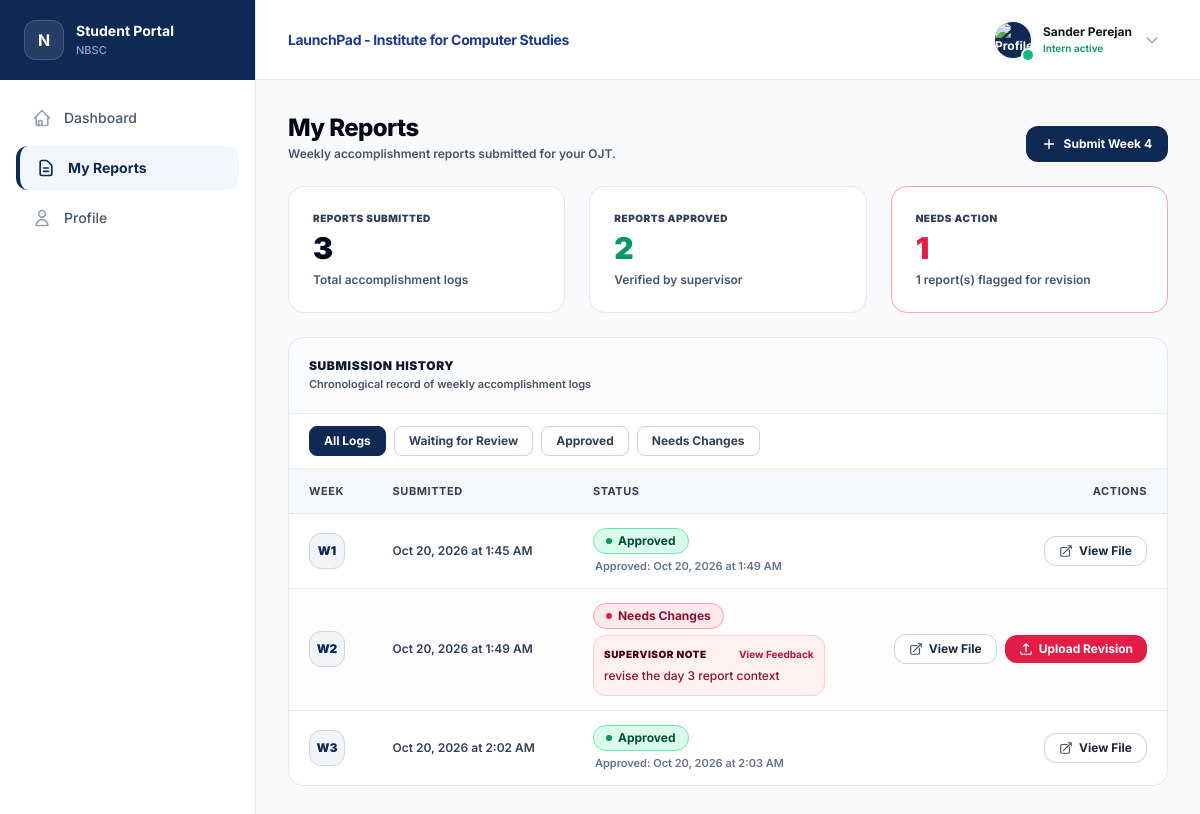
The page /reports.php (signed in) on the database its author committed.
### tables this page shows
CREATE TABLE `reports` (
  `id` int(11) NOT NULL,
  `student_id` int(11) NOT NULL,
  `week_number` int(11) NOT NULL,
  `file_path` text NOT NULL,
  `previous_file_path` text DEFAULT NULL,
  `ocr_activities` text DEFAULT NULL,
  `supervisor_remarks` text DEFAULT NULL,
  `revision_requested_at` datetime DEFAULT NULL,
  `status` enum('pending','approved','rejected') NOT NULL DEFAULT 'pending',
  `is_late` tinyint(1) NOT NULL DEFAULT 0,
  `deadline_date` date DEFAULT NULL,
  `submitted_at` datetime DEFAULT current_timestamp(),
  `approved_at` datetime DEFAULT NULL,
  `updated_at` datetime DEFAULT current_timestamp() ON UPDATE current_timestamp(),
  `entities_extracted_at` datetime DEFAULT NULL,
  `entities_dictionary_version` varchar(64) DEFAULT NULL,
  `entities_extraction_started_at` datetime DEFAULT NULL,
  `entities_extraction_error` varchar(255) DEFAULT NULL
);

### src/pages/student/myReportsPage.php (the view, shortened to what the rows shown need)
<?php
$isEvaluated = !empty($student['evaluation_id']);
$isAssigned  = !empty($student['company_id']);
?>
<!DOCTYPE html>
<html lang="en">
<head>
    <script src="https://cdn.tailwindcss.com"></script>
    <link rel="stylesheet" href="/ICS-PORTAL/public/css/style.css">
</head>
<body class="bg-[#F8FAFC] text-slate-900 subpixel-antialiased selection:bg-[#0F2854] selection:text-white">
    <div class="flex min-h-screen">
        <?php include __DIR__ . '/../../components/sidebar.php'; ?>
        <div class="flex-1 flex flex-col min-w-0">
            <main class="p-4 sm:p-8 max-w-[1400px] w-full mx-auto space-y-6 flex-1">
                <div class="flex flex-col sm:flex-row sm:items-end justify-between gap-4">
                    <div class="space-y-0.5">
                        <h1 class="text-xl sm:text-2xl font-extrabold text-slate-950 tracking-tight">My Reports</h1>
                    </div>
                </div>
                <div class="bg-white rounded-2xl border border-slate-200/90 shadow-xs overflow-hidden">
                    <?php if (!empty($reports)): ?>
                        <div class="hidden md:block overflow-x-auto">
                            <table class="w-full text-left border-collapse text-xs">
                                <thead>
                                    <tr class="bg-slate-100/70 text-slate-700 text-[11px] uppercase tracking-wider border-b border-slate-200 font-black">
                                        <th class="py-3.5 px-5">Week</th>
                                        <th class="py-3.5 px-5">Submitted</th>
                                        <th class="py-3.5 px-5">Status</th>
                                        <th class="py-3.5 px-5 text-right">Actions</th>
                                    </tr>
                                </thead>
                                <tbody id="reportsTableBody" class="divide-y divide-slate-200/80 text-slate-800">
                                    <?php foreach ($reports as $report):
                                        $status = strtolower($report['status'] ?? 'pending');
                                        $filePath = $report['file_path'] ?? '';
                                        $remarks = $report['supervisor_remarks'] ?? '';
                                        $dateSubmitted = $report['submitted_at'] ?? null;
                                        $approvedAt = $report['approved_at'] ?? null;
                                        $isApproved = ($status === 'approved');
                                        $isRejected = ($status === 'rejected');
                                    ?>
                                        <tr class="report-row hover:bg-slate-50 transition-colors <?= $isRejected ? 'bg-rose-50/20' : 'bg-white'; ?>"
                                            data-status="<?= htmlspecialchars($status); ?>">
                                            <td class="py-3.5 px-5 whitespace-nowrap align-middle">
                                                <div class="w-9 h-9 rounded-xl bg-slate-100 text-[#0F2854] font-black text-xs flex items-center justify-center border border-slate-300">
                                                    W<?= htmlspecialchars($report['week_number']); ?>
                                                </div>
                                            </td>
                                            <td class="py-3.5 px-5 align-middle">
                                                <span class="font-semibold text-xs text-slate-700">
                                                    <?= !empty($dateSubmitted) ? date("M d, Y \a\\t g:i A", strtotime($dateSubmitted)) : '—'; ?>
                                                </span>
                                            </td>
                                            <td class="py-3.5 px-5 align-middle">
                                                <?php if ($isApproved): ?>
                                                    <div class="flex flex-col items-start gap-1">
                                                        <div class="flex items-center gap-2">
                                                            <span class="inline-flex items-center gap-1.5 px-3 py-1 rounded-full bg-emerald-100/80 text-emerald-900 border border-emerald-300 text-xs font-bold shadow-2xs">
                                                                <span class="w-1.5 h-1.5 rounded-full bg-emerald-600"></span>
                                                                Approved
                                                            </span>
                                                        </div>
                                                        <?php if (!empty($approvedAt)): ?>
                                                            <span class="text-[11px] font-semibold text-slate-500 pl-0.5">
                                                                Approved: <?= date("M d, Y \a\\t g:i A", strtotime($approvedAt)); ?>
                                                            </span>
                                                        <?php endif; ?>
                                                    </div>
                                                <?php elseif ($isRejected): ?>
                                                    <div class="space-y-1.5">
                                                        <span class="inline-flex items-center gap-1.5 px-3 py-1 rounded-full bg-rose-100/80 text-rose-900 border border-rose-300 text-xs font-bold shadow-2xs">
                                                            <span class="w-1.5 h-1.5 rounded-full bg-rose-600"></span>
                                                            Needs Changes
                                                        </span>
                                                        <?php if (!empty($remarks)): ?>
                                                            <div class="p-2.5 bg-rose-50 border border-rose-200 rounded-xl max-w-xs space-y-1">
                                                                <div class="flex items-center justify-between gap-2">
                                                                    <span class="text-[10px] font-black uppercase tracking-wider text-rose-950 flex items-center gap-1">
                                                                        Supervisor Note
                                                                    </span>
                                                                    <button type="button"
                                                                            onclick="openStudentRemarksModal('Week <?= htmlspecialchars($report['week_number']); ?>', '<?= htmlspecialchars(addslashes($remarks)); ?>', '<?= htmlspecialchars('/ICS-PORTAL/' . ltrim(str_replace('\\', '/', $filePath), '/')); ?>')"
                                                                            class="text-[10px] font-bold text-rose-700 hover:underline cursor-pointer">
                                                                        View Feedback
                                                                    </button>
                                                                </div>
                                                                <p class="text-xs text-rose-900 font-medium leading-relaxed line-clamp-1">
                                                                    <?= htmlspecialchars($remarks); ?>
                                                                </p>
                                                            </div>
                                                        <?php endif; ?>
                                                    </div>
                                                <?php endif; ?>
                                            </td>
                                            <td class="py-3.5 px-5 text-right whitespace-nowrap align-middle">
                                                <div class="flex flex-col items-end gap-1.5">
                                                    <div class="flex items-center justify-end gap-2">
                                                        <?php if (!empty($filePath)): ?>
                                                            <a href="view_report.php?report_id=<?= (int)$report['id']; ?>" data-ics-loading="Opening this report&hellip; This may take a moment." class="px-3.5 py-1.5 bg-white hover:bg-slate-100 text-slate-800 text-xs font-bold rounded-xl border border-slate-300 shadow-2xs transition-colors inline-flex items-center gap-1.5 cursor-pointer">
                                                                <svg class="w-3.5 h-3.5 text-slate-600" fill="none" stroke="currentColor" stroke-width="2" viewBox="0 0 24 24"><path stroke-linecap="round" stroke-linejoin="round" d="M13.5 6H5.25A2.25 2.25 0 003 8.25v10.5A2.25 2.25 0 005.25 21h10.5A2.25 2.25 0 0018 18.75V10.5m-10.5 6L21 3m0 0h-5.25M21 3v5.25"/></svg>
                                                                <span>View File</span>
                                                            </a>
                                                        <?php endif; ?>
                                                        <?php if (!$isApproved && !$isEvaluated && $isAssigned): ?>
                                                            <a href="submit_report.php?week=<?= (int)$report['week_number']; ?>" class="px-3.5 py-1.5 <?= $isRejected ? 'bg-rose-600 hover:bg-rose-700' : 'bg-[#0F2854] hover:bg-blue-900'; ?> text-white text-xs font-bold rounded-xl transition-colors shadow-xs inline-flex items-center gap-1.5 cursor-pointer">
                                                                <svg class="w-3.5 h-3.5" fill="none" stroke="currentColor" stroke-width="2" viewBox="0 0 24 24"><path stroke-linecap="round" stroke-linejoin="round" d="M3 16.5v2.25A2.25 2.25 0 005.25 21h13.5A2.25 2.25 0 0021 18.75V16.5m-13.5-9L12 3m0 0l4.5 4.5M12 3v13.5"/></svg>
                                                                <span><?= $isRejected ? 'Upload Revision' : (!empty($filePath) ? 'Re-upload' : 'Submit'); ?></span>
                                                            </a>
                                                        <?php endif; ?>
                                                    </div>
                                                </div>
                                            </td>
                                        </tr>
                                    <?php endforeach; ?>
                                </tbody>
                            </table>
                        </div>
                    <?php endif; ?>
                </div>
            </main>
        </div>
    </div>
</body>
</html>

### rows shown on the page
reports: week_number "1", submitted_at "Oct 20, 2026 at 1:45 AM", approved_at "Oct 20, 2026 at 1:49 AM"
reports: week_number "2", submitted_at "Oct 20, 2026 at 1:49 AM", supervisor_remarks "revise the day 3 report context", status "Upload Revision"
reports: week_number "3", submitted_at "Oct 20, 2026 at 2:02 AM", approved_at "Oct 20, 2026 at 2:03 AM"

### other values the page prints
$displayName "Sander Perejan"
$roleLabel "Intern active"
$nextWeekToSubmit "4"
$totalReportsCount "3"
$totalApproved "2"
$totalRejected > 0 ? $totalRejected : $totalPending "1"
$totalRejected "1"
